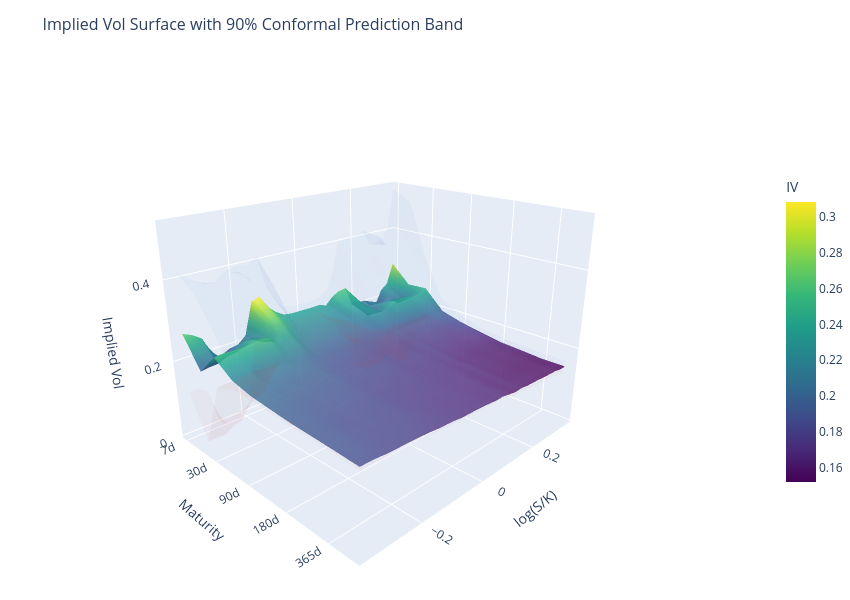

The code cell stored with this chart in its notebook:
### Code cell
# ── 3-D Plotly surface: IV mid ± conformal band ────────────────────────────────

T_days_labels = [f"{int(t*252)}d" for t in T_grid_sel]
lm_labels     = [f"{v:.2f}" for v in log_m_grid]

fig_3d = go.Figure()

# Mid surface (point estimate)
fig_3d.add_trace(go.Surface(
    z=IV_mid, x=T_days_labels, y=log_m_grid,
    colorscale="Viridis", opacity=0.85,
    name="IV Mid",
    colorbar=dict(title="IV", len=0.6, y=0.5),
    showscale=True,
))

# Upper band (semi-transparent)
fig_3d.add_trace(go.Surface(
    z=IV_hi, x=T_days_labels, y=log_m_grid,
    colorscale=[[0, "rgba(68,114,196,0.15)"], [1, "rgba(68,114,196,0.15)"]],
    opacity=0.30, showscale=False,
    name=f"{int(TARGET*100)}% Upper",
))

# Lower band (semi-transparent)
fig_3d.add_trace(go.Surface(
    z=IV_lo, x=T_days_labels, y=log_m_grid,
    colorscale=[[0, "rgba(196,68,68,0.15)"], [1, "rgba(196,68,68,0.15)"]],
    opacity=0.30, showscale=False,
    name=f"{int(TARGET*100)}% Lower",
))

fig_3d.update_layout(
    title=dict(
        text=f"Implied Vol Surface with {int(TARGET*100)}% Conformal Prediction Band",
        font=dict(size=16)
    ),
    scene=dict(
        xaxis_title="Maturity",
        yaxis_title="log(S/K)",
        zaxis_title="Implied Vol",
        camera=dict(eye=dict(x=1.6, y=-1.6, z=0.9)),
    ),
    width=850, height=600,
    margin=dict(l=0, r=0, t=60, b=0),
)
fig_3d.show()

# ── 2-D smile slices (static matplotlib for inclusion in reports) ─────────────
fig, axes = plt.subplots(1, 2, figsize=(15, 5))

# Left: IV smile at T = 30d, 90d, 252d
for t_idx, (t_val, lbl) in enumerate(zip([1, 3, 7], ["30d", "90d", "252d"])):
    t_idx = min(t_idx, nT - 1)
    axes[0].plot(log_m_grid, IV_mid[:, t_idx], lw=2, label=lbl)
    axes[0].fill_between(log_m_grid, IV_lo[:, t_idx], IV_hi[:, t_idx], alpha=0.15)

axes[0].set_xlabel("log(S/K)"); axes[0].set_ylabel("Implied Vol")
axes[0].set_title(f"Vol Smile with {int(TARGET*100)}% Conformal Band\n(by maturity)")
axes[0].legend()

# Right: IV term structure at ATM, OTM, deep-OTM
for lm_idx, (lm_v, lbl) in enumerate(zip([0, 5, -5], ["ATM", "OTM (−0.12)", "ITM (+0.12)"])):
    lm_i = min(max(n_log_m//2 + lm_v, 0), n_log_m-1)
    T_ax = np.array([int(t*252) for t in T_grid_sel])
    axes[1].plot(T_ax, IV_mid[lm_i, :], lw=2, label=lbl)
    axes[1].fill_between(T_ax, IV_lo[lm_i, :], IV_hi[lm_i, :], alpha=0.15)

axes[1].set_xlabel("Maturity (days)"); axes[1].set_ylabel("Implied Vol")
axes[1].set_title(f"IV Term Structure with {int(TARGET*100)}% Conformal Band\n(by moneyness)")
axes[1].legend()

plt.suptitle("Conformal Implied Volatility Surface", fontsize=13, y=1.01)
plt.tight_layout()
plt.show()

### Figure 1 — Plotly figure (JSON) as saved in the notebook; plotly's stock layout.template omitted (floating-point values rounded to 4 significant figures; data arrays with more than 128 entries replaced by an {"elided": "..."} marker saying what was removed)
{"data": [{"colorbar": {"len": 0.6, "title": {"text": "IV"}, "y": 0.5}, "colorscale": [[0, "#440154"], [0.1111, "#482878"], [0.2222, "#3e4989"], [0.3333, "#31688e"], [0.4444, "#26828e"], [0.5556, "#1f9e89"], [0.6667, "#35b779"], [0.7778, "#6ece58"], [0.8889, "#b5de2b"], [1, "#fde725"]], "name": "IV Mid", "opacity": 0.85, "showscale": true, "type": "surface", "x": ["7d", "14d", "30d", "60d", "90d", "120d", "180d", "252d", "365d", "504d"], "y": [-0.35, -0.3259, -0.3017, -0.2776, -0.2534, -0.2293, -0.2052, -0.181, -0.1569, -0.1328, -0.1086, -0.08448, -0.06034, -0.03621, -0.01207, 0.01207, 0.03621, 0.06034, 0.08448, 0.1086, 0.1328, 0.1569, 0.181, 0.2052, 0.2293, 0.2534, 0.2776, 0.3017, 0.3259, 0.35], "z": {"elided": "30x10 float values"}}, {"colorscale": [[0, "rgba(68,114,196,0.15)"], [1, "rgba(68,114,196,0.15)"]], "name": "90% Upper", "opacity": 0.3, "showscale": false, "type": "surface", "x": ["7d", "14d", "30d", "60d", "90d", "120d", "180d", "252d", "365d", "504d"], "y": [-0.35, -0.3259, -0.3017, -0.2776, -0.2534, -0.2293, -0.2052, -0.181, -0.1569, -0.1328, -0.1086, -0.08448, -0.06034, -0.03621, -0.01207, 0.01207, 0.03621, 0.06034, 0.08448, 0.1086, 0.1328, 0.1569, 0.181, 0.2052, 0.2293, 0.2534, 0.2776, 0.3017, 0.3259, 0.35], "z": {"elided": "30x10 float values"}}, {"colorscale": [[0, "rgba(196,68,68,0.15)"], [1, "rgba(196,68,68,0.15)"]], "name": "90% Lower", "opacity": 0.3, "showscale": false, "type": "surface", "x": ["7d", "14d", "30d", "60d", "90d", "120d", "180d", "252d", "365d", "504d"], "y": [-0.35, -0.3259, -0.3017, -0.2776, -0.2534, -0.2293, -0.2052, -0.181, -0.1569, -0.1328, -0.1086, -0.08448, -0.06034, -0.03621, -0.01207, 0.01207, 0.03621, 0.06034, 0.08448, 0.1086, 0.1328, 0.1569, 0.181, 0.2052, 0.2293, 0.2534, 0.2776, 0.3017, 0.3259, 0.35], "z": {"elided": "30x10 float values"}}], "layout": {"height": 600, "margin": {"b": 0, "l": 0, "r": 0, "t": 60}, "scene": {"camera": {"eye": {"x": 1.6, "y": -1.6, "z": 0.9}}, "xaxis": {"title": {"text": "Maturity"}}, "yaxis": {"title": {"text": "log(S/K)"}}, "zaxis": {"title": {"text": "Implied Vol"}}}, "title": {"font": {"size": 16}, "text": "Implied Vol Surface with 90% Conformal Prediction Band"}, "width": 850}}
